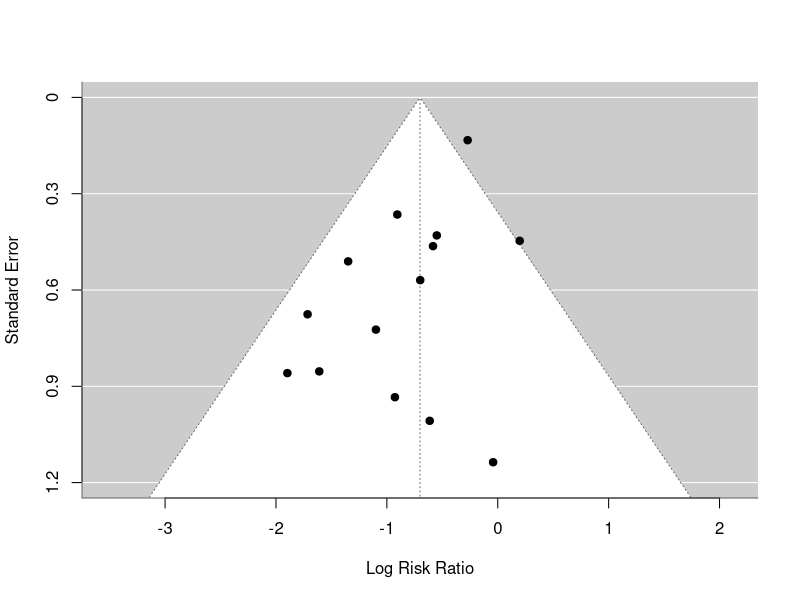
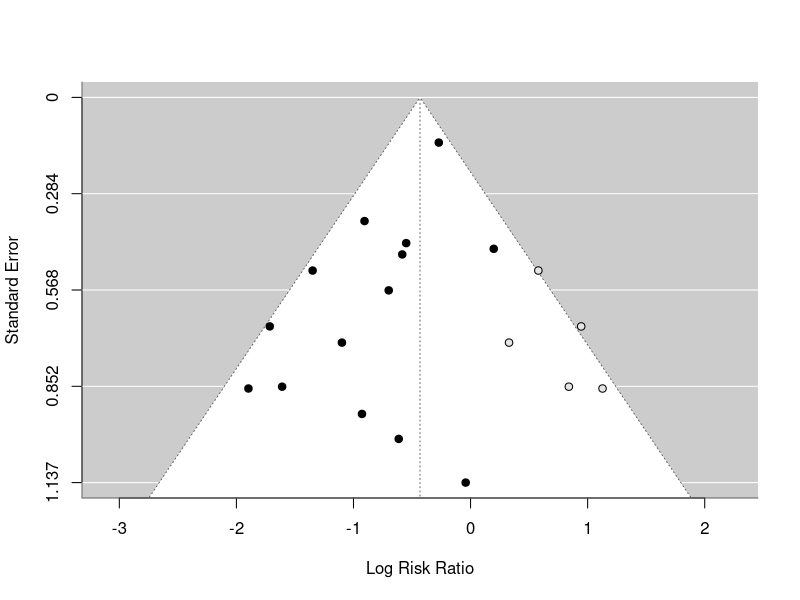
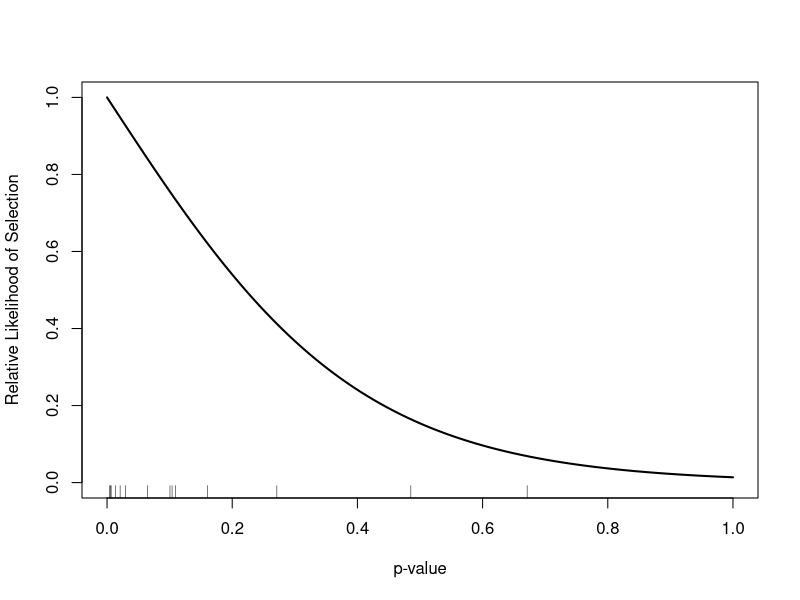
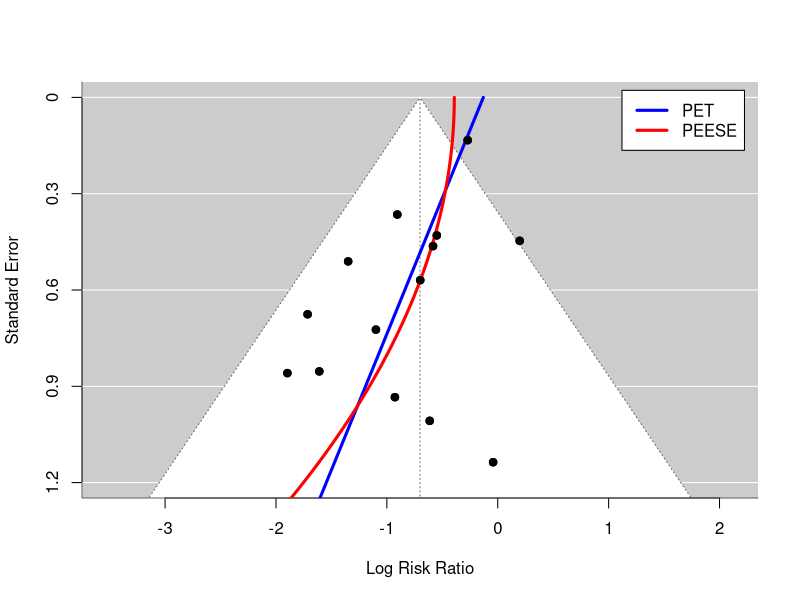
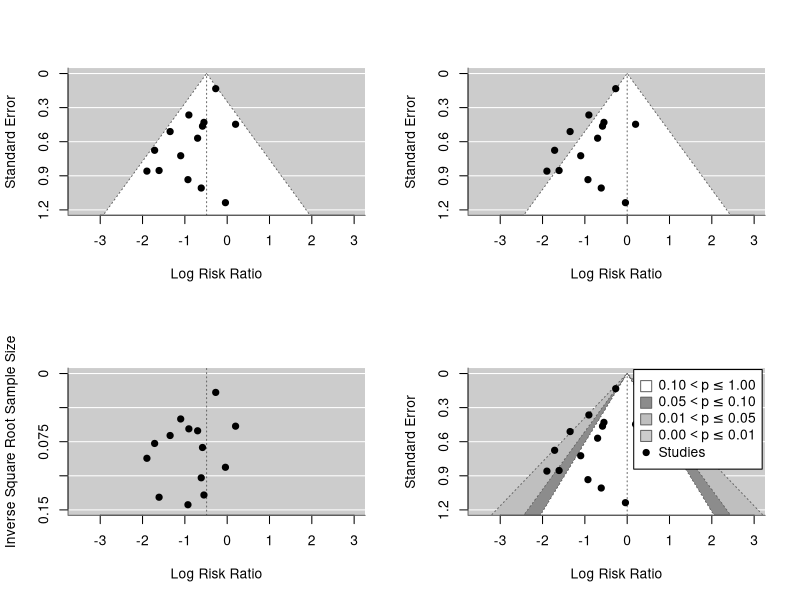

These charts were generated, in order, by the following R code:
############################################################################

# materials from the "Meta-Analysis with R" workshop given by Wolfgang
# Viechtbauer on February 21 (with a follow-up session on May 6), 2022, as
# part of the 2022 "Evidence Synthesis & Meta-Analysis in R Conference"
#
# workshop details: https://www.wvbauer.com/doku.php/workshop_2022_ma_esmarconf
# author details:   https://www.wvbauer.com/

############################################################################

# meta-analysis on the effectiveness of intravenous magnesium treatment in acute
# myocardial infarction for reducing the risk of mortality and arrhythmias

# Sources:
#
# Teo, K. K., Yusuf, S., Collins, R., Held, P. H., & Peto, R. (1991). Effects
# of intravenous magnesium in suspected acute myocardial infarction: Overview
# of randomised trials. British Medical Journal, 303(6816), 1499-1503.
# https://doi.org/10.1136/bmj.303.6816.1499
#
# Horner, S. M. (1992). Efficacy of intravenous magnesium in acute myocardial
# infarction in reducing arrhythmias and mortality: Meta-analysis of magnesium
# in acute myocardial infarction. Circulation, 86(3), 774-779.
# https://doi.org/10.1161/01.cir.86.3.774
#
# Sterne, J. A. C., & Egger, M. (2001). Funnel plots for detecting bias in
# meta-analysis: Guidelines on choice of axis. Journal of Clinical
# Epidemiology, 54(10), 1046-1055. See Table 1 (p. 1047).
# https://doi.org/10.1016/S0895-4356(01)00377-8
#
# one of the included studies: Ceremuiynski, L., Jurgiel, R., Kulakowski, P. &
# Gebalska, J. (1989). Threatening arrhythmias in acute myocardial infarction
# are prevented by intravenous magnesium sulfate. American Heart Journal,
# 118(6), 1333-1334. https://doi.org/10.1016/0002-8703(89)90027-6

############################################################################

# load metafor package
library(metafor)

############################################################################

# for a description of the dataset, see:
help(dat.egger2001)

# copy magnesium treatment dataset to 'dat'
dat <- dat.egger2001
dat

# remove studies 8 and 16
dat <- dat[-c(8,16),]

# compute the log risk ratios (using +1/2 adjustment for all studies)
dat <- escalc(measure="RR", ai=ai, n1i=n1i,
                            ci=ci, n2i=n2i, data=dat, add=1/2, to="all")
dat

# fit random-effects model
res <- rma(yi, vi, data=dat)
res

# estimated average risk ratio (with 95% CI)
predict(res, transf=exp, digits=2)

# these results suggest that magnesium treatment leads on average to a 50%
# reduction in mortality risk; however, this contradicts the results from the
# ISIS-4 study (which included more participants than all previous studies
# combined!), which found no reduction in risk in the magnesium group

# funnel plot
funnel(res, ylim=c(0,1.2))

# failsafe-N
fsn(yi, vi, data=dat)

# regression test for funnel plot asymmetry
# meta-regression model with sqrt(vi) as predictor
dat$sei  <- sqrt(dat$vi)
res <- rma(yi, vi, mods = ~ sei, data=dat)
res

# or use the regtest() function after fitting RE model
res <- rma(yi, vi, data=dat)
regtest(res)

# trim and fill method
res <- rma(yi, vi, data=dat)
taf <- trimfill(res)
taf

# funnel plot with filled-in studies
funnel(taf)

# fit selection model (based on an equal-effects model and assuming selection
# in favor of significant negative effects)
res <- rma(yi, vi, method="EE", data=dat)
sel <- selmodel(res, type="logistic", alternative="less")
sel
plot(sel)

# PET/PEESE methods
rma(yi, vi, mods = ~ sei, data=dat)
rma(yi, vi, mods = ~ vi,  data=dat)

# or use regtest()
res <- rma(yi, vi, data=dat)
regtest(res)
regtest(res, predictor="vi")

# show funnel plot with PET/PEESE results
sav <- funnel(res, ylim=c(0,1.2))
reg <- regtest(res)
se <- seq(0, 1.3, length=100)
lines(coef(reg$fit)[1] + coef(reg$fit)[2]*se, se, lwd=3, col="blue")
reg <- regtest(res, predictor="vi")
lines(coef(reg$fit)[1] + coef(reg$fit)[2]*se^2, se, lwd=3, col="red")
legend("topright", inset=.02, legend=c("PET","PEESE"), col=c("blue","red"), lwd=3, bg="white")
points(sav$x, sav$y, pch=19)

# test of excess significance
tes(yi, vi, data=dat)

############################################################################

# funnel plot variations

# compute the total sample sizes of the studies
dat$ntotali <- dat$n1i + dat$n2i

# supply this information to rma() via 'ni' argument
res <- rma(yi, vi, ni=ntotali, method="EE", data=dat)

# four examples of other funnel plot types
par(mfrow=c(2,2))
funnel(res, xlim=c(-3.5,3), ylim=c(0,1.2))
funnel(res, xlim=c(-3.5,3), ylim=c(0,1.2), refline=0)
funnel(res, xlim=c(-3.5,3), ylim=c(0,.15), yaxis="sqrtninv")
funnel(res, xlim=c(-3.5,3), ylim=c(0,1.2), refline=0,
       level=c(90, 95, 99), shade=c("white", "gray55", "gray75"), legend=TRUE)

############################################################################
